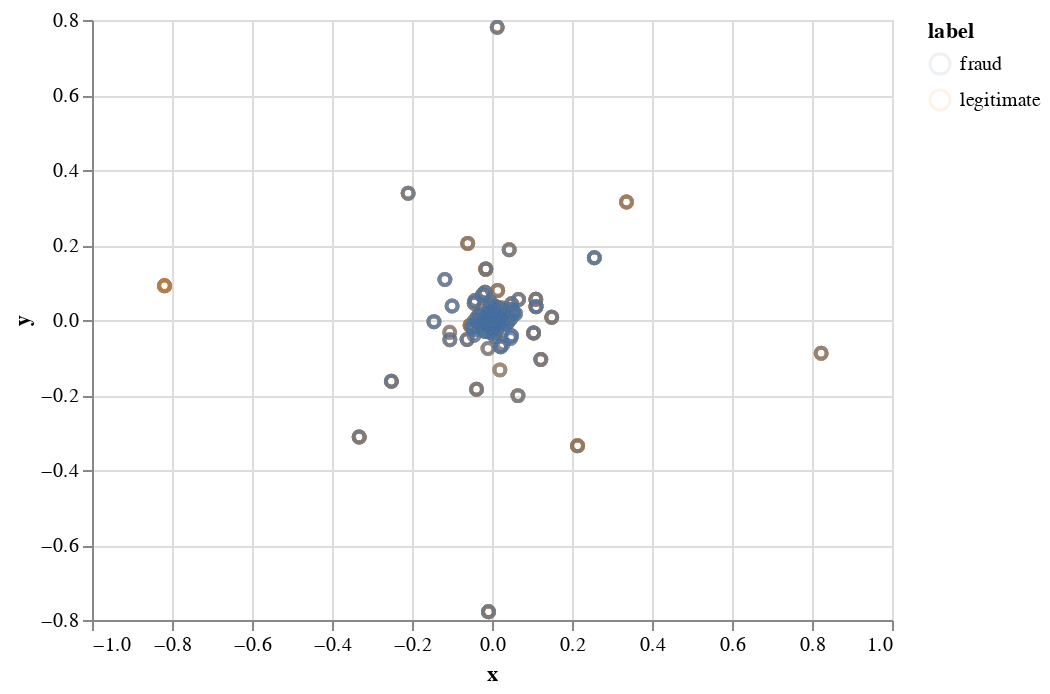

Notebook code cell kept with this figure:
### Code cell
import altair as alt
alt.Chart(merchants_df).mark_point(opacity=0.1).encode(
    x="x:Q", 
    y="y:Q", 
    color="label"
).interactive()

### Figure 1 — Vega-Lite specification as saved in the notebook (floating-point values rounded to 4 significant figures; data arrays with more than 128 entries replaced by an {"elided": "..."} marker saying what was removed)
{"config": {"view": {"continuousWidth": 400, "continuousHeight": 300}}, "data": {"name": "data-6d9978f8eae316af0240c428ca699919"}, "mark": {"type": "point", "opacity": 0.1}, "encoding": {"color": {"type": "nominal", "field": "label"}, "x": {"type": "quantitative", "field": "x"}, "y": {"type": "quantitative", "field": "y"}}, "selection": {"selector001": {"type": "interval", "bind": "scales", "encodings": ["x", "y"]}}, "$schema": "https://vega.github.io/schema/vega-lite/v4.8.1.json", "datasets": {"data-6d9978f8eae316af0240c428ca699919": {"elided": "5000 records"}}}
